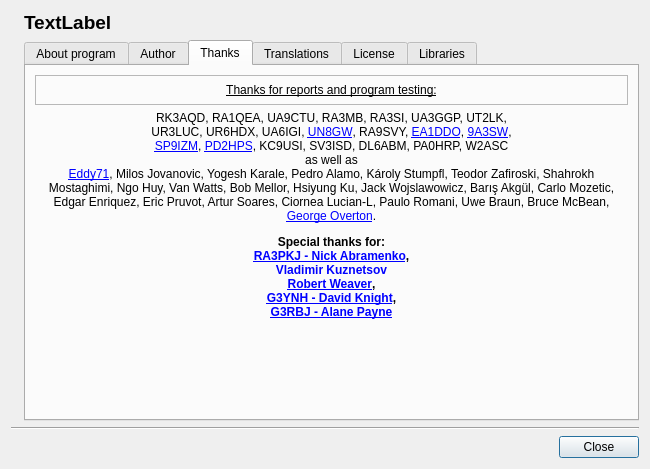
<?xml version="1.0" encoding="UTF-8"?>
<ui version="4.0">
 <class>About</class>
 <widget class="QDialog" name="About">
  <property name="windowModality">
   <enum>Qt::NonModal</enum>
  </property>
  <property name="geometry">
   <rect>
    <x>0</x>
    <y>0</y>
    <width>650</width>
    <height>469</height>
   </rect>
  </property>
  <property name="sizePolicy">
   <sizepolicy hsizetype="Fixed" vsizetype="Fixed">
    <horstretch>0</horstretch>
    <verstretch>0</verstretch>
   </sizepolicy>
  </property>
  <property name="minimumSize">
   <size>
    <width>650</width>
    <height>469</height>
   </size>
  </property>
  <property name="maximumSize">
   <size>
    <width>650</width>
    <height>469</height>
   </size>
  </property>
  <property name="contextMenuPolicy">
   <enum>Qt::NoContextMenu</enum>
  </property>
  <property name="windowTitle">
   <string>About</string>
  </property>
  <property name="windowIcon">
   <iconset resource="res.qrc">
    <normaloff>:/menu_ico/res/icons8-info-32.png</normaloff>:/menu_ico/res/icons8-info-32.png</iconset>
  </property>
  <property name="toolTipDuration">
   <number>2</number>
  </property>
  <property name="locale">
   <locale language="English" country="UnitedStates"/>
  </property>
  <layout class="QVBoxLayout" name="verticalLayout">
   <item>
    <layout class="QHBoxLayout" name="horizontalLayout">
     <item>
      <widget class="QLabel" name="label">
       <property name="sizePolicy">
        <sizepolicy hsizetype="Fixed" vsizetype="Fixed">
         <horstretch>0</horstretch>
         <verstretch>0</verstretch>
        </sizepolicy>
       </property>
       <property name="text">
        <string/>
       </property>
       <property name="pixmap">
        <pixmap>:/new/images/res/program.png</pixmap>
       </property>
       <property name="alignment">
        <set>Qt::AlignCenter</set>
       </property>
      </widget>
     </item>
     <item>
      <layout class="QVBoxLayout" name="verticalLayout_2">
       <item>
        <widget class="QLabel" name="label_2">
         <property name="font">
          <font>
           <pointsize>14</pointsize>
           <weight>75</weight>
           <bold>true</bold>
          </font>
         </property>
         <property name="text">
          <string notr="true">TextLabel</string>
         </property>
        </widget>
       </item>
       <item>
        <widget class="QTabWidget" name="tabWidget">
         <property name="sizePolicy">
          <sizepolicy hsizetype="Expanding" vsizetype="Expanding">
           <horstretch>0</horstretch>
           <verstretch>0</verstretch>
          </sizepolicy>
         </property>
         <property name="currentIndex">
          <number>2</number>
         </property>
         <widget class="QWidget" name="tab_1">
          <property name="sizePolicy">
           <sizepolicy hsizetype="Preferred" vsizetype="Preferred">
            <horstretch>0</horstretch>
            <verstretch>0</verstretch>
           </sizepolicy>
          </property>
          <attribute name="title">
           <string>About program</string>
          </attribute>
          <layout class="QVBoxLayout" name="verticalLayout_3">
           <item>
            <widget class="QLabel" name="label_3">
             <property name="font">
              <font>
               <weight>75</weight>
               <bold>true</bold>
              </font>
             </property>
             <property name="text">
              <string>&lt;html&gt;&lt;head/&gt;&lt;body&gt;&lt;p align=&quot;center&quot;&gt;&lt;span style=&quot; font-weight:600;&quot;&gt;Radio frequency inductor and choke calculator&lt;/span&gt;&lt;/p&gt;&lt;/body&gt;&lt;/html&gt;</string>
             </property>
             <property name="alignment">
              <set>Qt::AlignCenter</set>
             </property>
            </widget>
           </item>
           <item>
            <widget class="Line" name="line_6">
             <property name="orientation">
              <enum>Qt::Horizontal</enum>
             </property>
            </widget>
           </item>
           <item>
            <widget class="QLabel" name="label_4">
             <property name="text">
              <string>The app allows to calculate needed number of turns for desired value of inductance of homebrew inductor or to calculate the inductance value of a fabricated inductor. I hope this app could be useful for HAMs, Audiophiles and other radio enthusiasts who needs to make DIY inductors.</string>
             </property>
             <property name="wordWrap">
              <bool>true</bool>
             </property>
             <property name="margin">
              <number>30</number>
             </property>
            </widget>
           </item>
           <item>
            <widget class="Line" name="line_7">
             <property name="orientation">
              <enum>Qt::Horizontal</enum>
             </property>
            </widget>
           </item>
           <item>
            <layout class="QHBoxLayout" name="horizontalLayout_2">
             <item>
              <widget class="QLabel" name="label_6">
               <property name="sizePolicy">
                <sizepolicy hsizetype="Fixed" vsizetype="Preferred">
                 <horstretch>0</horstretch>
                 <verstretch>0</verstretch>
                </sizepolicy>
               </property>
               <property name="text">
                <string>HomePage:</string>
               </property>
               <property name="margin">
                <number>18</number>
               </property>
              </widget>
             </item>
             <item>
              <widget class="QLabel" name="label_5">
               <property name="text">
                <string notr="true">&lt;a href=&quot;http://coil32.net&quot;&gt;http://coil32.net&lt;/a&gt;</string>
               </property>
               <property name="openExternalLinks">
                <bool>true</bool>
               </property>
              </widget>
             </item>
            </layout>
           </item>
          </layout>
         </widget>
         <widget class="QWidget" name="tab_2">
          <property name="sizePolicy">
           <sizepolicy hsizetype="Preferred" vsizetype="Preferred">
            <horstretch>0</horstretch>
            <verstretch>0</verstretch>
           </sizepolicy>
          </property>
          <attribute name="title">
           <string>Author</string>
          </attribute>
          <layout class="QVBoxLayout" name="verticalLayout_5">
           <item>
            <widget class="QLabel" name="label_7">
             <property name="sizePolicy">
              <sizepolicy hsizetype="Preferred" vsizetype="Fixed">
               <horstretch>0</horstretch>
               <verstretch>0</verstretch>
              </sizepolicy>
             </property>
             <property name="text">
              <string>Name: Valery Kustarev</string>
             </property>
             <property name="alignment">
              <set>Qt::AlignLeading|Qt::AlignLeft|Qt::AlignTop</set>
             </property>
            </widget>
           </item>
           <item>
            <widget class="Line" name="line_4">
             <property name="orientation">
              <enum>Qt::Horizontal</enum>
             </property>
            </widget>
           </item>
           <item>
            <widget class="QLabel" name="label_9">
             <property name="sizePolicy">
              <sizepolicy hsizetype="Preferred" vsizetype="Fixed">
               <horstretch>0</horstretch>
               <verstretch>0</verstretch>
              </sizepolicy>
             </property>
             <property name="text">
              <string notr="true">E-mail: &lt;a href=&quot;mailto:qdev@coil32.net&quot;&gt;qdev@coil32.net&lt;/a&gt;</string>
             </property>
             <property name="openExternalLinks">
              <bool>true</bool>
             </property>
            </widget>
           </item>
           <item>
            <widget class="Line" name="line_5">
             <property name="orientation">
              <enum>Qt::Horizontal</enum>
             </property>
            </widget>
           </item>
           <item>
            <widget class="QLabel" name="label_10">
             <property name="sizePolicy">
              <sizepolicy hsizetype="Preferred" vsizetype="Preferred">
               <horstretch>0</horstretch>
               <verstretch>0</verstretch>
              </sizepolicy>
             </property>
             <property name="text">
              <string>I hope, Coil64 will be useful in your radioamateur creativity. 73!</string>
             </property>
             <property name="alignment">
              <set>Qt::AlignCenter</set>
             </property>
             <property name="wordWrap">
              <bool>true</bool>
             </property>
            </widget>
           </item>
          </layout>
         </widget>
         <widget class="QWidget" name="tab_3">
          <attribute name="title">
           <string>Thanks</string>
          </attribute>
          <layout class="QVBoxLayout" name="verticalLayout_4">
           <item>
            <widget class="QLabel" name="label_14">
             <property name="sizePolicy">
              <sizepolicy hsizetype="Preferred" vsizetype="Fixed">
               <horstretch>0</horstretch>
               <verstretch>0</verstretch>
              </sizepolicy>
             </property>
             <property name="font">
              <font>
               <weight>50</weight>
               <bold>false</bold>
               <underline>true</underline>
              </font>
             </property>
             <property name="frameShape">
              <enum>QFrame::StyledPanel</enum>
             </property>
             <property name="text">
              <string>Thanks for reports and program testing:</string>
             </property>
             <property name="alignment">
              <set>Qt::AlignCenter</set>
             </property>
             <property name="wordWrap">
              <bool>true</bool>
             </property>
            </widget>
           </item>
           <item>
            <widget class="QLabel" name="label_8">
             <property name="font">
              <font>
               <weight>50</weight>
               <bold>false</bold>
              </font>
             </property>
             <property name="text">
              <string notr="true">&lt;html&gt;&lt;head/&gt;&lt;body&gt;&lt;p align=&quot;center&quot;&gt;RK3AQD, RA1QEA, UA9CTU, RA3MB, RA3SI, UA3GGP, UT2LK,&lt;br/&gt;UR3LUC, UR6HDX, UA6IGI, &lt;a href=&quot;http://un8gv.my1.ru/&quot;&gt;&lt;span style=&quot; text-decoration: underline; color:#0000ff;&quot;&gt;UN8GW&lt;/span&gt;&lt;/a&gt;, RA9SVY, &lt;a href=&quot;http://ea1ddo.es/&quot;&gt;&lt;span style=&quot; text-decoration: underline; color:#0000ff;&quot;&gt;EA1DDO&lt;/span&gt;&lt;/a&gt;, &lt;a href=&quot;http://www.qrz.com/db/9A3SW&quot;&gt;&lt;span style=&quot; text-decoration: underline; color:#0000ff;&quot;&gt;9A3SW&lt;/span&gt;&lt;/a&gt;, &lt;br/&gt;&lt;a href=&quot;http://qrz.pl/callbook.asp?f_domena=sp9izm&quot;&gt;&lt;span style=&quot; text-decoration: underline; color:#0000ff;&quot;&gt;SP9IZM&lt;/span&gt;&lt;/a&gt;, &lt;a href=&quot;https://www.qrz.com/db/PD2HPS&quot;&gt;&lt;span style=&quot; text-decoration: underline; color:#0000ff;&quot;&gt;PD2HPS&lt;/span&gt;&lt;/a&gt;, KC9USI, SV3ISD, DL6ABM, PA0HRP, W2ASC&lt;br/&gt;as well as&lt;br/&gt;&lt;a href=&quot;http://www.eddy.com.ua/&quot;&gt;&lt;span style=&quot; text-decoration: underline; color:#0000ff;&quot;&gt;Eddy71&lt;/span&gt;&lt;/a&gt;, Milos Jovanovic, Yogesh Karale, Pedro Alamo, Károly Stumpfl, Teodor Zafiroski, Shahrokh Mostaghimi, Ngo Huy, Van Watts, Bob Mellor, Hsiyung Ku, Jack Wojslawowicz, Barış Akgül, Carlo Mozetic, Edgar Enriquez, Eric Pruvot, Artur Soares, Ciornea Lucian-L, Paulo Romani, Uwe Braun, Bruce McBean, &lt;a href=&quot;https://www.geotech1.com/forums/forum.php&quot;&gt;&lt;span style=&quot; text-decoration: underline; color:#0000ff;&quot;&gt;George Overton&lt;/span&gt;&lt;/a&gt;.&lt;/p&gt;&lt;p align=&quot;center&quot;&gt;&lt;span style=&quot; font-weight:600;&quot;&gt;Special thanks for:&lt;br/&gt;&lt;/span&gt;&lt;a href=&quot;http://www.ra3pkj.ru/&quot;&gt;&lt;span style=&quot; font-weight:600; text-decoration: underline; color:#0000ff;&quot;&gt;RA3PKJ - Nick Abramenko&lt;/span&gt;&lt;/a&gt;&lt;span style=&quot; font-weight:600;&quot;&gt;,&lt;/span&gt;&lt;br/&gt;&lt;span style=&quot; font-weight:600; color:#0000ff;&quot;&gt;Vladimir Kuznetsov&lt;/span&gt;&lt;br/&gt;&lt;a href=&quot;http://electronbunker.ca/eb/index.html&quot;&gt;&lt;span style=&quot; font-weight:600; text-decoration: underline; color:#0000ff;&quot;&gt;Robert Weaver&lt;/span&gt;&lt;/a&gt;&lt;span style=&quot; font-weight:600;&quot;&gt;,&lt;br/&gt;&lt;/span&gt;&lt;a href=&quot;http://www.g3ynh.info/index.html&quot;&gt;&lt;span style=&quot; font-weight:600; text-decoration: underline; color:#0000ff;&quot;&gt;G3YNH - David Knight&lt;/span&gt;&lt;/a&gt;&lt;span style=&quot; font-weight:600;&quot;&gt;,&lt;br/&gt;&lt;/span&gt;&lt;a href=&quot;http://g3rbj.co.uk&quot;&gt;&lt;span style=&quot; font-weight:600; text-decoration: underline; color:#0000ff;&quot;&gt;G3RBJ - Alane Payne&lt;/span&gt;&lt;/a&gt;&lt;/p&gt;&lt;/body&gt;&lt;/html&gt;</string>
             </property>
             <property name="alignment">
              <set>Qt::AlignLeading|Qt::AlignLeft|Qt::AlignTop</set>
             </property>
             <property name="wordWrap">
              <bool>true</bool>
             </property>
             <property name="margin">
              <number>15</number>
             </property>
             <property name="openExternalLinks">
              <bool>true</bool>
             </property>
            </widget>
           </item>
          </layout>
         </widget>
         <widget class="QWidget" name="tab_4">
          <attribute name="title">
           <string>Translations</string>
          </attribute>
          <layout class="QVBoxLayout" name="verticalLayout_6">
           <item>
            <widget class="QLabel" name="label_15">
             <property name="toolTip">
              <string notr="true"/>
             </property>
             <property name="text">
              <string notr="true">&lt;html&gt;&lt;head/&gt;&lt;body&gt;&lt;p&gt;To add your native language to the Coil64 app, &lt;a href=&quot;https://coil32.net/files/Coil64_tr.rtf.zip&quot;&gt;download the translation RTF file&lt;/a&gt;,&lt;/p&gt;&lt;p&gt; translate it, and email the file to the developer &lt;a href=&quot;mailto:qdev@coil32.net&quot;&gt;qdev@coil32.net&lt;/a&gt;&lt;/p&gt;&lt;/body&gt;&lt;/html&gt;</string>
             </property>
             <property name="openExternalLinks">
              <bool>true</bool>
             </property>
            </widget>
           </item>
           <item>
            <widget class="Line" name="line_8">
             <property name="orientation">
              <enum>Qt::Horizontal</enum>
             </property>
            </widget>
           </item>
           <item>
            <widget class="QLabel" name="label_11">
             <property name="text">
              <string>I would like to thank the following people who volunteered to translate Coil64:</string>
             </property>
            </widget>
           </item>
           <item>
            <widget class="QTextBrowser" name="textBrowser_2">
             <property name="html">
              <string notr="true">&lt;!DOCTYPE HTML PUBLIC &quot;-//W3C//DTD HTML 4.0//EN&quot; &quot;http://www.w3.org/TR/REC-html40/strict.dtd&quot;&gt;
&lt;html&gt;&lt;head&gt;&lt;meta name=&quot;qrichtext&quot; content=&quot;1&quot; /&gt;&lt;style type=&quot;text/css&quot;&gt;
p, li { white-space: pre-wrap; }
&lt;/style&gt;&lt;/head&gt;&lt;body style=&quot; font-family:'Sans Serif'; font-size:9pt; font-weight:400; font-style:normal;&quot;&gt;
&lt;p style=&quot;-qt-paragraph-type:empty; margin-top:0px; margin-bottom:0px; margin-left:0px; margin-right:0px; -qt-block-indent:0; text-indent:0px; font-family:'Noto Sans';&quot;&gt;&lt;br /&gt;&lt;/p&gt;&lt;/body&gt;&lt;/html&gt;</string>
             </property>
             <property name="placeholderText">
              <string notr="true"/>
             </property>
             <property name="openExternalLinks">
              <bool>true</bool>
             </property>
            </widget>
           </item>
          </layout>
         </widget>
         <widget class="QWidget" name="tab_5">
          <attribute name="title">
           <string>License</string>
          </attribute>
          <layout class="QVBoxLayout" name="verticalLayout_7">
           <item>
            <widget class="QTextBrowser" name="textBrowser">
             <property name="placeholderText">
              <string notr="true"/>
             </property>
             <property name="openExternalLinks">
              <bool>true</bool>
             </property>
            </widget>
           </item>
          </layout>
         </widget>
         <widget class="QWidget" name="tab_6">
          <attribute name="title">
           <string>Libraries</string>
          </attribute>
          <layout class="QVBoxLayout" name="verticalLayout_8">
           <item>
            <widget class="QLabel" name="label_12">
             <property name="sizePolicy">
              <sizepolicy hsizetype="Preferred" vsizetype="Fixed">
               <horstretch>0</horstretch>
               <verstretch>0</verstretch>
              </sizepolicy>
             </property>
             <property name="text">
              <string>The current version of the Coil64 has been compiled by using the following libraries:</string>
             </property>
             <property name="wordWrap">
              <bool>true</bool>
             </property>
            </widget>
           </item>
           <item>
            <widget class="Line" name="line_2">
             <property name="orientation">
              <enum>Qt::Horizontal</enum>
             </property>
            </widget>
           </item>
           <item>
            <widget class="QLabel" name="label_13">
             <property name="font">
              <font>
               <pointsize>10</pointsize>
              </font>
             </property>
             <property name="text">
              <string notr="true">&lt;html&gt;&lt;head/&gt;&lt;body&gt;&lt;p&gt;&lt;img src=&quot;:/menu_ico/res/icons8-windows-xp-32.png&quot; style=&quot;vertical-align: middle;&quot;/&gt;Windows: Qt 5.13.2 (mingw32, gcc 5.5.0, 32bit, 64bit)&lt;/p&gt;&lt;p&gt;&lt;img src=&quot;:/menu_ico/res/icons8-linux-32.png&quot; style=&quot;vertical-align: middle;&quot;/&gt;Linux: Qt 5.12.0 (gcc 5.4.0, 64bit)&lt;/p&gt;&lt;p&gt;&lt;img src=&quot;:/menu_ico/res/icons8-apple-logo-32.png&quot; style=&quot;vertical-align: middle;&quot;/&gt;OS X: Qt 5.9.1 (clang-800.0.42.1, 64bit)&lt;/p&gt;&lt;/body&gt;&lt;/html&gt;</string>
             </property>
             <property name="alignment">
              <set>Qt::AlignCenter</set>
             </property>
             <property name="wordWrap">
              <bool>true</bool>
             </property>
             <property name="margin">
              <number>19</number>
             </property>
            </widget>
           </item>
           <item>
            <widget class="Line" name="line_3">
             <property name="orientation">
              <enum>Qt::Horizontal</enum>
             </property>
            </widget>
           </item>
          </layout>
         </widget>
        </widget>
       </item>
      </layout>
     </item>
    </layout>
   </item>
   <item>
    <widget class="Line" name="line">
     <property name="orientation">
      <enum>Qt::Horizontal</enum>
     </property>
    </widget>
   </item>
   <item>
    <layout class="QHBoxLayout" name="horizontalLayout_3">
     <item>
      <spacer name="horizontalSpacer">
       <property name="orientation">
        <enum>Qt::Horizontal</enum>
       </property>
       <property name="sizeHint" stdset="0">
        <size>
         <width>40</width>
         <height>20</height>
        </size>
       </property>
      </spacer>
     </item>
     <item>
      <widget class="QPushButton" name="pushButton">
       <property name="text">
        <string>Close</string>
       </property>
       <property name="icon">
        <iconset resource="res.qrc">
         <normaloff>:/menu_ico/res/icons8-unavailable-32.png</normaloff>:/menu_ico/res/icons8-unavailable-32.png</iconset>
       </property>
       <property name="shortcut">
        <string notr="true">Esc</string>
       </property>
      </widget>
     </item>
    </layout>
   </item>
  </layout>
 </widget>
 <resources>
  <include location="res.qrc"/>
 </resources>
 <connections/>
</ui>
